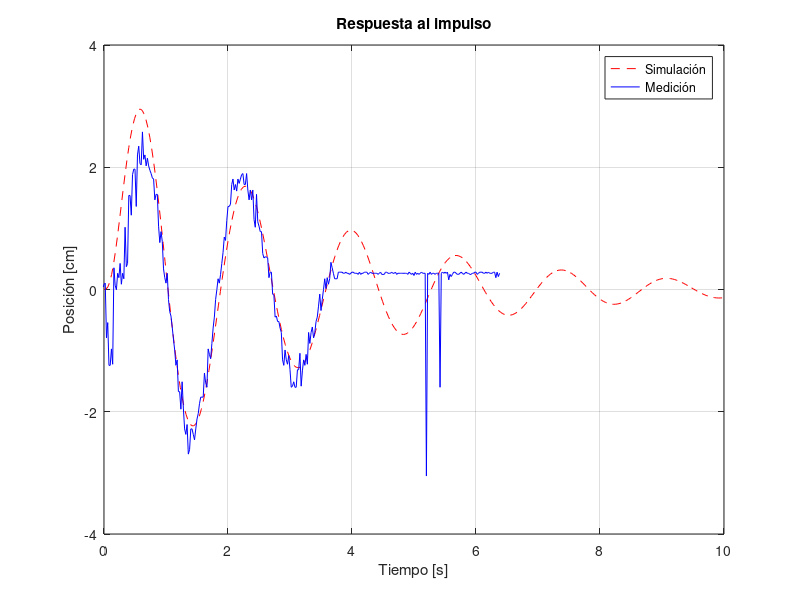
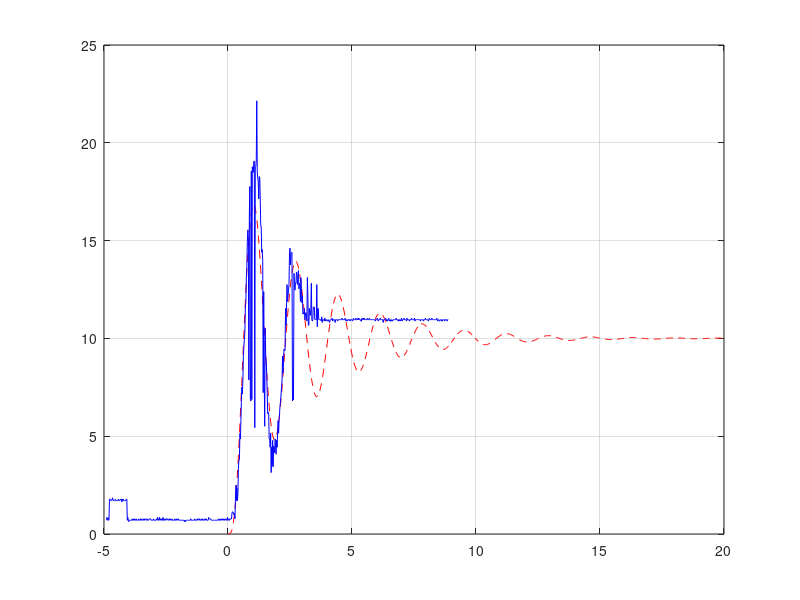

Reproduce these figures in MATLAB, in order. (Note: this script raises an error after producing the figures.)
close all; clear; clc;
k1 = 11.4345;
g = 9.807;
k2 = 100 * pi/180 * g * 2.1;
k = k1 * k2;
p1 = -10;
p2 = -4.8680 + 3.0753i;

a = 0.25; %ganancia para ajustar los datos al impulso unitario
t0 = 2.1; %tiempo para mover los datos medidos

P = zpk([], [0 p1 p2 conj(p2)], k);
C = 3.5;
L = C * P;
T = minreal(L/(1 + L));


%Respuesta al impulso
load('impulso_v1');

fig1 = figure;
[y, timp] = impulse(T);
plot(timp, y, 'r--'); hold on;
plot(t - t0, a * posicion, 'b-'); grid On;

xlim([0, 10]);
ylim([-4, 4]);
xlabel('Tiempo [s]');
ylabel('Posición [cm]');

legend('Simulación', 'Medición');
title('Respuesta al impulso');

saveas(fig1,  'proporcional-respuesta al impulso.png');

%Respuesta al escalón
load('escalon_v1.mat');

t0 = 4.9;
a = 1;
fig2 = figure;
[y, tstep] = step(10 * T);
plot(tstep, y, 'r--'); hold on;
plot(t - t0, a * posicion, 'b-'); grid On;
yline(10, 'k--');

xlim([0, 10]);
ylim([0, 24]);
xlabel('Tiempo [s]');
ylabel('Posición [cm]');

legend('Simulación', 'Medición');
title('Respuesta al escalón');

saveas(fig2, 'proporcional-respuesta al escalón.png');


%Bode de L

fig3 = figure;

opt = bodeoptions;
opt.PhaseMatching = 'On';
opt.PhaseMatchingValue = -90;
opt.PhaseMatchingFreq = 0.1;

[Gm,Pm,Wcg,Wcp] = margin(L);
Gm = 20 * log10(Gm);
margin(L, opt);

titulo = sprintf('Bode de L(s). \n Margen de ganancia %.2f dB en %.2f rad/s || Margen de fase %.1f ° en %.2f rad/s', Gm, Wcg, Pm, Wcp);
title(titulo);
grid on;

saveas(fig3, 'Proporcional-Bode de L.png');
